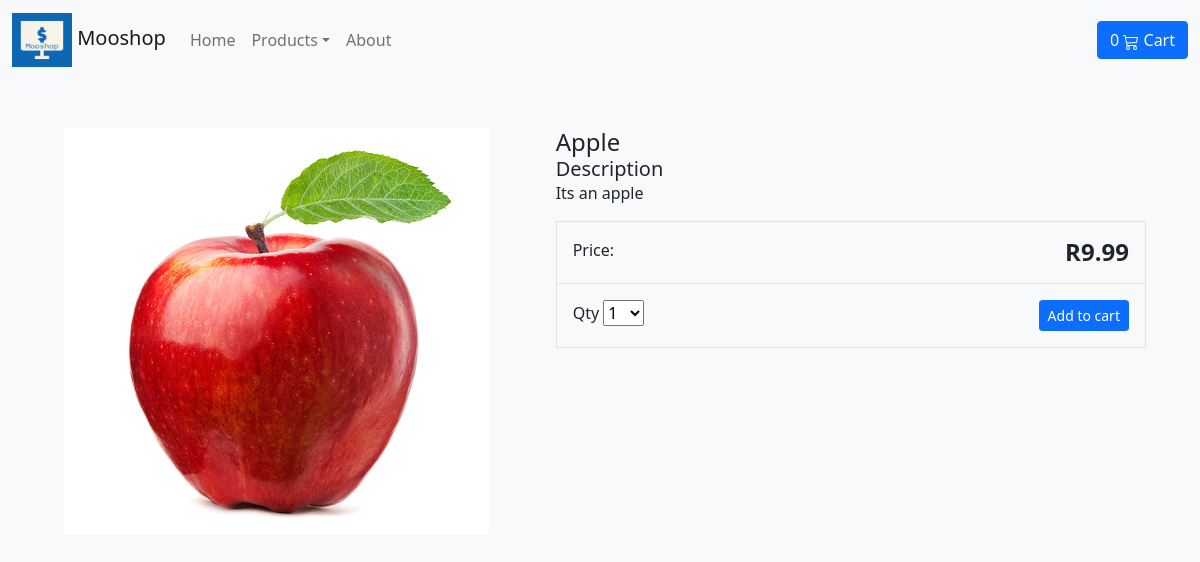
/item/apple/, run on the app's committed database.
### store/models.py (models this page shows, shortened)
class Product(models.Model):
    category = models.ForeignKey(Category, related_name='product', on_delete=models.CASCADE)
    name = models.CharField(max_length=255)
    description = models.TextField(blank=True)
    image = models.ImageField(upload_to='images/')
    slug = models.SlugField(max_length=255)
    price = models.DecimalField(max_digits=10, decimal_places=2)
    in_stock = models.BooleanField(default=True)
    is_active = models.BooleanField(default=True)
    objects = models.Manager()
    products = ProductManager()
    class Meta:
        verbose_name_plural = 'Products'

### store/views.py (the view)
# urls.py: path('item/<slug:slug>/', views.product_detail, name='product_detail'),
def product_detail(request, slug):
    product = get_object_or_404(Product, slug=slug, in_stock=True)
    return render(request, 'Productdetail.html', {'product': product})

### cart/cart.py (called while the page is built)
    def __len__(self):
        return sum(item['qty'] for item in self.cart.values())

### cart/context_processor.py (called while the page is built)
def cart(request):
    return {'cart': Cart(request)}

### store/models.py (called while the page is built)
    def get_absolute_url(self):
        return reverse('store:category_list', args=[self.slug])

### store/views.py (called while the page is built)
def categories(request):
    return {
        'categories': Category.objects.all()
    }

### store/templates/Productdetail.html (shortened to what this page needs)
{% extends "Base.html" %}
{% load static %}
{% block content %}
<div class="container">
    <main class="pt-5">
        <div class="row g-3">
            <div class="col-md-5 col-lg-5 order-md-first">
                <img class="img-fluid mx-auto d-block" alt="Responsive image" src="{{ product.image.url }}">
            </div>
            <div class="col-md-7 col-lg-7 ps-md-3 ps-lg-5">
                <h1 class="mb-0 h4">{{ product.name }}</h1>
                <h2 class="mb-0 h5"> Description </h2>
                <p>{{ product.description }}</p>
                <div class="border">
                    <div class="col border-bottom">
                        <div class="row p-3">
                            <div class="col-6">Price:</div>
                            <div class="col-6 text-end"><span class="h4 fw-bold">R{{ product.price }}</span></div>
                        </div>
                    </div>
                    <div class="col">
                        <div class="row p-3">
                            <div class="col-6">
                                <label for="select">Qty</label>
                                <select id="select">
                                    <option value="1">1</option>
                                </select>
                            </div>
                            <div class="col-6 text-end"><button type="button" id="add-cart" value="{{product.id}}" class="btn btn-primary btn-sm">Add to cart</button></div>
                        </div>
                    </div>
                </div>
            </div>
        </div>
    </main>
</div>
{% endblock %}

### data on the page
Product: image (picture), name "Apple", description "Its an apple", price "9.99"
